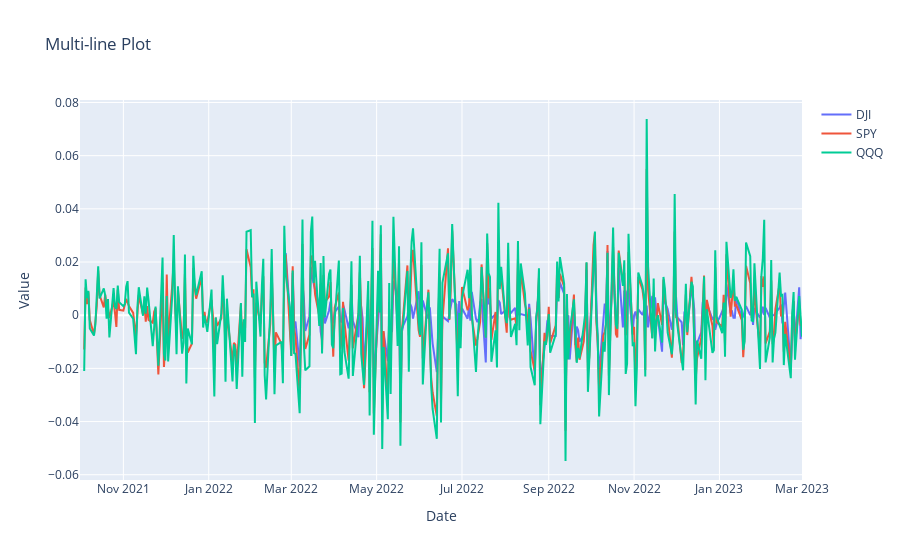

Here is the notebook cell this chart was saved with:
### Code cell
x_data = [list(dji_df.ticker_data.index),list(spy_df.ticker_data.index),list(qqq_df.ticker_data.index)]
y_data = [list(dji_df.ticker_data['pct_change']), list(spy_df.ticker_data['pct_change']), list(qqq_df.ticker_data['pct_change'])]

plot.plot_multi_line_chart(x_data, y_data, labels=['DJI', 'SPY', 'QQQ'])

### Figure 1 — Plotly figure (JSON) as saved in the notebook; plotly's stock layout.template omitted (floating-point values rounded to 4 significant figures; data arrays with more than 128 entries replaced by an {"elided": "..."} marker saying what was removed)
{"data": [{"mode": "lines", "name": "DJI", "type": "scatter", "x": {"elided": "255 str values"}, "y": {"elided": "255 float values"}}, {"mode": "lines", "name": "SPY", "type": "scatter", "x": {"elided": "355 str values"}, "y": {"elided": "355 float values"}}, {"mode": "lines", "name": "QQQ", "type": "scatter", "x": {"elided": "355 str values"}, "y": {"elided": "355 float values"}}], "layout": {"autosize": true, "title": {"text": "Multi-line Plot"}, "xaxis": {"autorange": true, "range": ["2021-10-01", "2023-03-01"], "title": {"text": "Date"}, "type": "date"}, "yaxis": {"autorange": true, "range": [-0.06198, 0.08093], "title": {"text": "Value"}, "type": "linear"}}}
